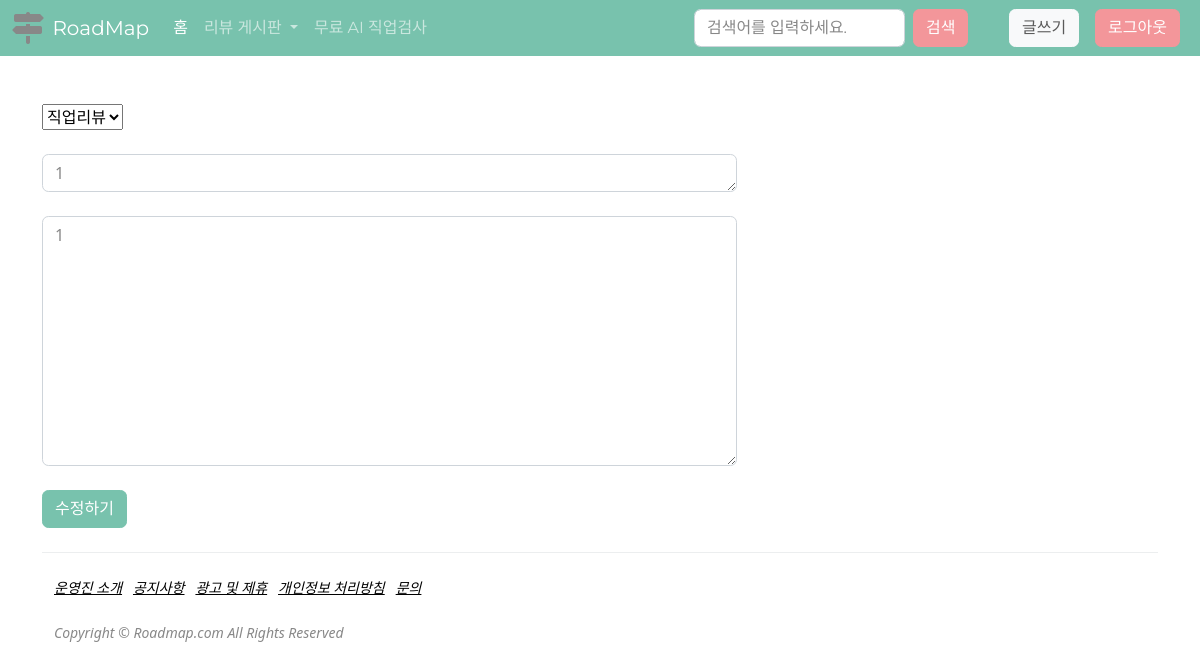
The app's page /board/51/update/ (signed in) with its own data.
### board/models.py (models this page shows, shortened)
class Post(models.Model):
    title = models.CharField(max_length=200, verbose_name="제목")
    contents = models.TextField(verbose_name="내용")
    writer = models.ForeignKey(
        'user.BoardMember', on_delete=models.CASCADE, null=True, verbose_name="작성자")
    created_at = models.DateTimeField(
        auto_now_add=True, null=True, verbose_name="작성일")
    updated_at = models.DateTimeField(
        auto_now=True, null=True, verbose_name="최종수정일")
    view_count = models.PositiveIntegerField(default=0, verbose_name="조회수")
    like_count = models.IntegerField(null=True, verbose_name="좋아요수")
    name_choices = (('직업리뷰', '직업리뷰'), ('학과리뷰', '학과리뷰'))
    name = models.CharField(
        max_length=200, null=True, choices=name_choices, verbose_name="게시판명")
    class Meta:
        db_table = 'boards'
        verbose_name = '게시판'
        verbose_name_plural = '게시판'

### board/views.py (the view)
# urls.py: path('<int:pk>/update/', views.board_update, name='board_update'),
def board_update(request, pk):
    if not request.session.get('user'):
        return redirect('/user/login/')
    user_id = request.session.get('user')
    post = get_object_or_404(Post, pk=pk)
    if post.writer == BoardMember.objects.get(pk=user_id):
        if request.method == "POST":
            form = BoardForm(request.POST, request.FILES, instance=post)
            if form.is_valid():
                form.save()
                return redirect(f'/board/{post.pk}')
        else:
            form = BoardForm(instance=post)
        return render(request, 'board_update.html', {'form': form, 'post': post})
    else:
        return render(request, 'user_mismatch.html')

### board/forms.py
class BoardForm(forms.ModelForm):
    class Meta:
        model = Post
        fields = [
            'name',
            'title',
            'contents',
        ]
    name_choices = (('직업리뷰', '직업리뷰'), ('학과리뷰', '학과리뷰'))
    name = forms.ChoiceField(error_messages={
        'required': '게시판명을 선택하세요.'},
        choices=name_choices, label="게시판명")
    title = forms.CharField(error_messages={
        'required': '제목을 입력하세요.'
    }, max_length=100, label="게시글 제목")
    contents = forms.CharField(error_messages={
        'required': '내용을 입력하세요.'
    }, widget=forms.Textarea, label="게시글 내용")

### board/templates/board_update.html (shortened to what this page needs)
{% extends "base.html" %}
{% block body %}
{% load static %}
<div class="container">
  <div class="row">
    <div class="col-sm-10">
      <form method="POST" action=".">
        {% for field in form %}
        <div class="form-group">
          {% if field.name == 'contents' %}
          <textarea class="form-control" style="height : 250px" name="{{ field.name }}">{{post.contents}}</textarea>
          {% elif field.name == 'name' %}
          <div>{{field}}</div>
          {% else %}
          <textarea class="form-control" style="height : 30px" name="{{ field.name }}">{{post.title}}</textarea>
          {% endif %}
        </div>
        <br>
        {% endfor %}
        <button type="submit" class="btn btn-primary">수정하기</button>
      </form>
    </div>
</div>
  {% endblock body %}

### records on screen
Post: form "직업리뷰", title "1", contents "1"
